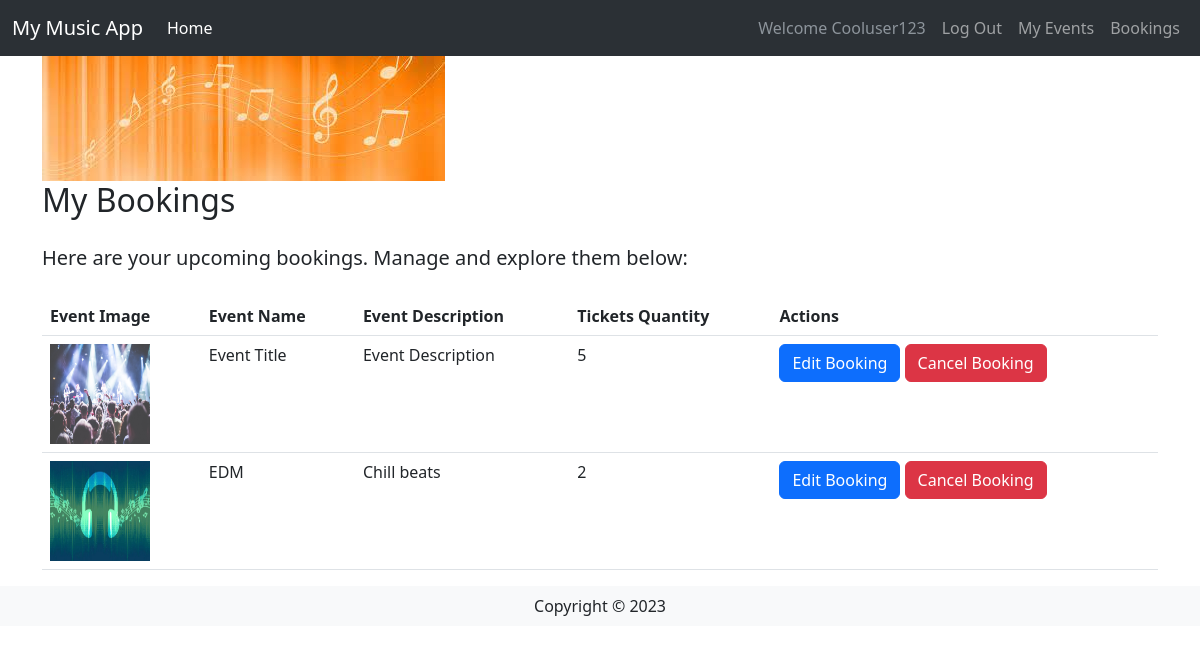
The page /userbookings (signed in) on the database its author committed.
### website/models.py (models this page shows, shortened)
class User(db.Model,UserMixin):
    __tablename__ = 'User' # good practice to specify table name
    id = db.Column(db.Integer, primary_key=True)
    UserName = db.Column(db.String(100), index=True, unique=True, nullable=False)
    UserEmail = db.Column(db.String(100), index=True, nullable=False)
    UserPass_hash = db.Column(db.String(255), nullable=False)
    Phone_Num = db.Column(db.NUMERIC(20), nullable=False)
    Comments = db.relationship('Comment', backref='user')

class Concert(db.Model):
    __tablename__ = 'Event'
    id = db.Column(db.Integer, primary_key=True)
    EventName = db.Column(db.String(80))
    EventDesc = db.Column(db.String(200))
    EventImage = db.Column(db.String(400))
    EventDate = db.Column(db.String(100))
    EventLocation = db.Column(db.String(100))
    EventInfo = db.Column(db.String(200))
    EventPrice = db.Column(db.DECIMAL(9, 2))
    EventStatus = db.Column(db.String(20))
    EventTicketCount = db.Column(db.Integer)
    UserId = db.Column(db.Integer, db.ForeignKey('User.id'))
    userCreator = db.relationship('User', backref='events_created')
    EventTime = db.Column(db.String(100))
    Comments = db.relationship('Comment', backref='concert')

class Booking(db.Model):
    __tablename__ = 'Bookings'
    id = db.Column(db.Integer, primary_key=True)
    TicketQuantity = db.Column(db.Integer)
    UserID = db.Column(db.Integer, db.ForeignKey('User.id'))
    EventID = db.Column(db.Integer, db.ForeignKey('Event.id'))

### website/userbooking.py (the view)
@usebookbp.route('/userbookings', methods=['GET', 'POST'])
@login_required
def userbookings():
    id= current_user.id
    userquery = db.select(Booking.EventID).where(Booking.UserID==id)
    userresult = db.session.execute(userquery).scalars()
    userbookings = userresult.all()
    concerts = db.session.scalars(db.select(Concert).where(Concert.id.in_(userbookings)))
    tickets = db.session.scalars(db.select(Booking).where(Booking.UserID == id))
    results = tickets.all()
    return render_template('user/bookings.html',concerts = concerts, tickets = results)

### website/templates/user/bookings.html (shortened to what this page needs)
{% extends 'base.html' %}
{% block content %}
<div class="container">
    <img src="website/static/image/header.jpeg" class="img-fluid" alt="Header Image">
    <h2 class="mb-4">My Bookings</h2>
    <p class="lead">Here are your upcoming bookings. Manage and explore them below:</p>
    {% if concerts %}
    <table class="table mt-4">
        <thead>
            <tr>
                <th scope="col">Event Image</th>
                <th scope="col">Event Name</th>
                <th scope="col">Event Description</th>
                <th scope="col">Tickets Quantity</th>
                <th scope="col">Actions</th>
            </tr>
        </thead>
        <tbody>
            {% for concert in concerts %}
            <tr>
                <td><img class="img-fluid" style="width: 100px; height: 100px;" src="{{ concert.EventImage }}" alt="Event Image" /></td>
                <td>{{ concert.EventName }}</td>
                <td>{{ concert.EventDesc }}</td>
                <td>{{ tickets[loop.index-1].TicketQuantity }}</td>
                <td>
                    <a href="{{ url_for('bookings.edit', id=concert.id) }}" class="btn btn-primary">Edit Booking</a>
                    <a href="{{ url_for('bookings.delete', id=concert.id) }}" class="btn btn-danger">Cancel Booking</a>
                </td>
            </tr>
            {% endfor %}
        </tbody>
    </table>
    {% else %}
    <p>No bookings available.</p>
    {% endif %}
</div>
{% endblock %}

### website/templates/base.html (shortened to what this page needs)
<html>
  <head>
    <link
      href="https://cdn.jsdelivr.net/npm/bootstrap@5.3.0-alpha3/dist/css/bootstrap.min.css"
      rel="stylesheet"
    />
  </head>
  <body>
    <headerclass="bg-light border-bottom">
      <nav
        data-bs-theme="dark"
        class="navbar bg-primary navbar-expand-lg bg-body-tertiary"
      >
        <div class="container-fluid">
          <a class="navbar-brand" href="/">My Music App</a>
          <div class="collapse navbar-collapse" id="navbarSupportedContent">
            <ul class="navbar-nav me-auto mb-2 mb-lg-0">
              <li class="nav-item">
                <a class="nav-link active" aria-current="page" href="/">Home</a>
              </li>
            </ul>
            <div class="navbar-nav ml-auto">
              {% if current_user.is_authenticated %}
              <a class="nav-item nav-link disabled text-muted" href="#"
                >Welcome {{current_user.UserName}}</a
              >
              <a class="nav-item nav-link" href="{{ url_for('auth.logout') }}"
                >Log Out</a
              >
              {% endif %}
              <a class="nav-item nav-link" href="{{ url_for('events.events') }}">My Events</a>
              <a class="nav-item nav-link" href="{{ url_for('userbooking.userbookings') }}">Bookings</a>
            </div>
          </div>
        </div>
      </nav>
    {% block content %} {% endblock %}
    <footer class="footer">
      <div class="text-center py-2 bg-light">
        <span class="text-dark">Copyright &copy; {{year}}</span>
      </div>
    </footer>
  </body>
</html>

### rows shown on the page
User: UserName "Cooluser123"
Concert: EventImage (picture), EventName "Event Title", EventDesc "Event Description"
Booking: TicketQuantity "5"
Concert: EventImage (picture), EventName "EDM", EventDesc "Chill beats"
Booking: TicketQuantity "2"
